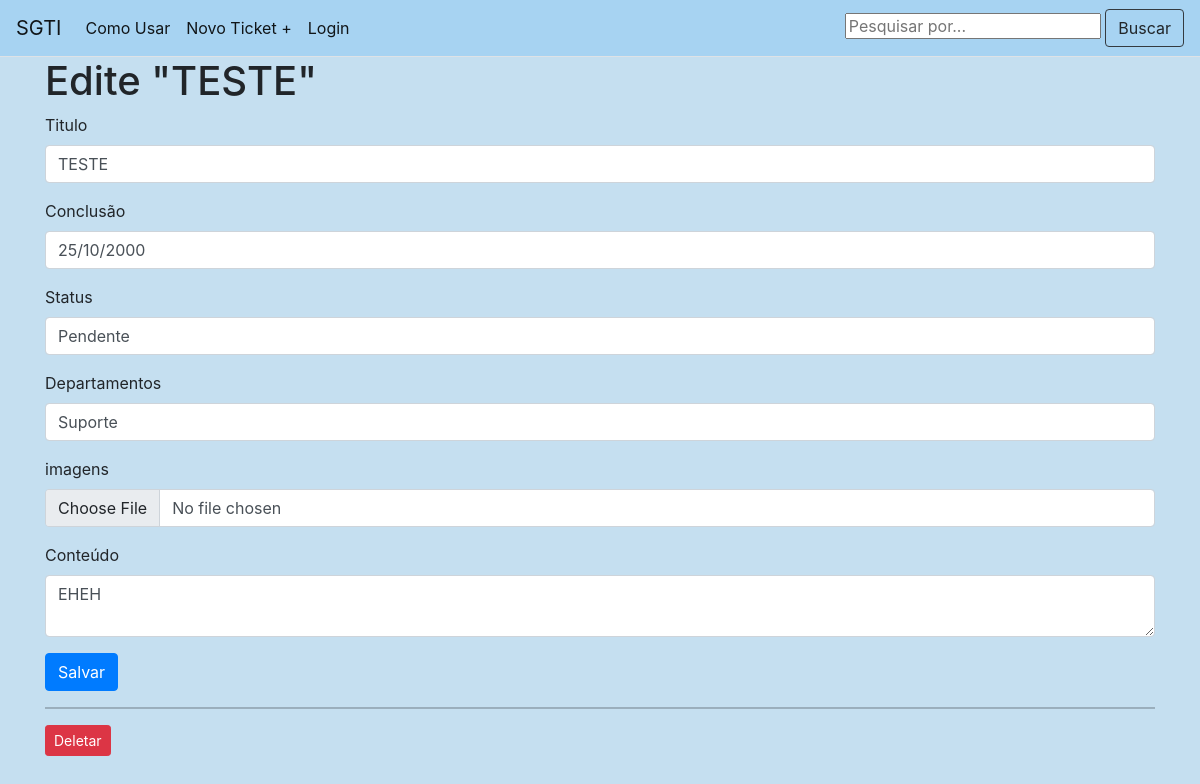
/3/edit, run on an earlier commit of the app's database.
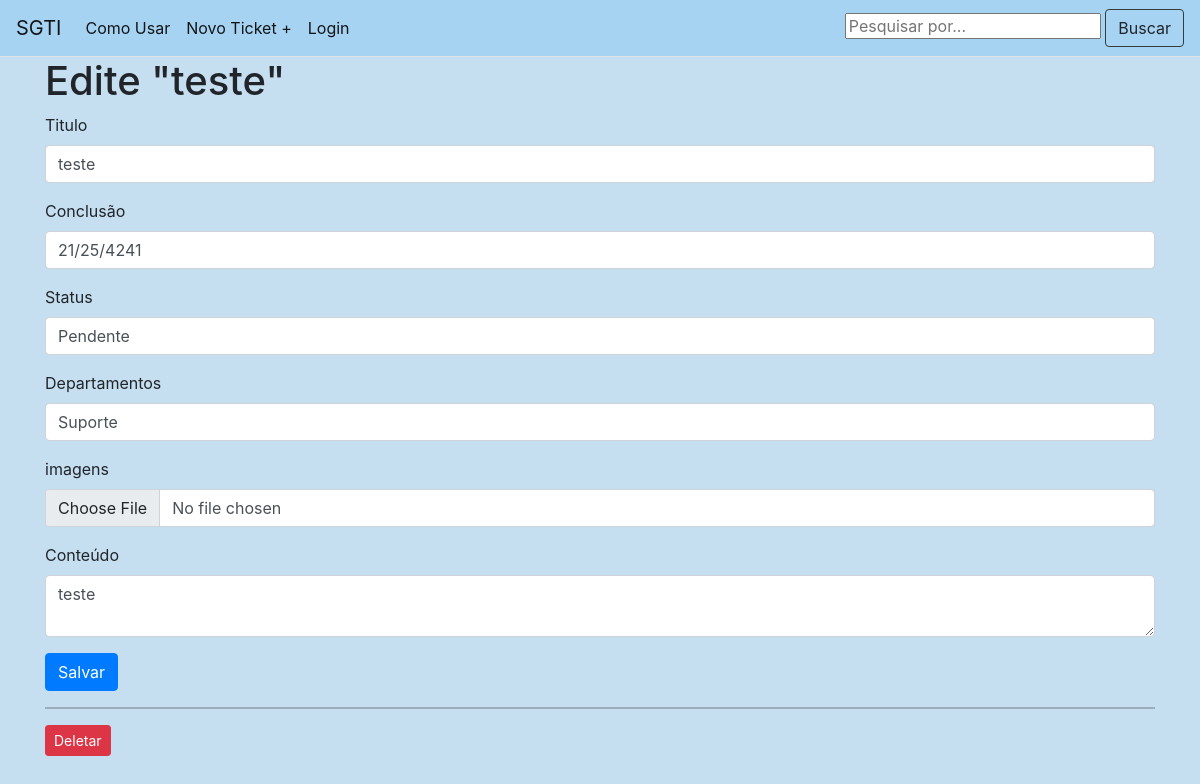
And on a later commit of the database.
### tables this page shows
CREATE TABLE posts (
    id INTEGER PRIMARY KEY AUTOINCREMENT,
    created TIMESTAMP NOT NULL DEFAULT CURRENT_TIMESTAMP,
    title TEXT NOT NULL,
    content TEXT NOT NULL,
    conclusao TEXT NOT NULL,
    departamentos TEXT NOT NULL,
    status TEXT NOT NULL,
    anexos TEXT NOT NULL
);

### app.py (the view, shortened to what this page needs)
@app.route('/<int:id>/edit', methods=('GET', 'POST'))
def edit(id):
    post = get_post(id)
    return render_template('edit.html', post=post)

### app.py (called while the page is built)
def get_db_connection():
    conn = sqlite3.connect('database.db')
    conn.row_factory = sqlite3.Row
    return conn

def get_post(post_id):
    conn = get_db_connection()
    post = conn.execute('SELECT * FROM posts WHERE id = ?',
                        (post_id,)).fetchone()
    conn.close()
    if post is None:
        abort(404)
    return post

### templates/edit.html (shortened to what this page needs)
{% extends 'base.html' %}
{% block content %}
<h1>{% block title %} Edite "{{ post['title'] }}" {% endblock %}</h1>
<form method="post">
    <div class="form-group">
        <label for="title">Titulo</label>
        <input type="text" name="title" placeholder="Post title"
               class="form-control"
               value="{{ request.form['title'] or post['title'] }}">
    </div>
    <div class="form-group">
        <label for="conclusao">Conclusão</label>
        <input class="form-control" type="text" name="conclusao" placeholder="dd/mm/yyyy" onkeyup="
        var v = this.value;
        if (v.match(/^\d{2}$/) !== null) {
            this.value = v + '/';
        } else if (v.match(/^\d{2}\/\d{2}$/) !== null) {
            this.value = v + '/';
        }" maxlength="10"
        value="{{ request.form['title'] or post['conclusao'] }}">
    </div>
    <div class="form-group">
        <label for="status">Status</label><br>
        <select name="status" value="{{ request.form['status'] }}" class="form-control">
            <option value="pendente">Pendente</option>
        </select>
    </div>
    <div class="form-group">
        <label for="departamentos">Departamentos</label><br>
        <select name="departamentos" value="{{ request.form['departamentos'] }}" class="form-control">
            <option value="Suporte">Suporte</option>
        </select>
    </div>
    <div class="form-group">
        <label for="anexos">imagens</label>
        <input type="file" name="anexos" class="form-control" value="{{ request.form['anexos'] }}">
    </div>
    <div class="form-group">
        <label for="content">Conteúdo</label>
        <textarea name="content" placeholder="Post content"
                  class="form-control">{{ request.form['content'] or post['content'] }}</textarea>
    </div>
    <div class="form-group">
        <button type="submit" class="btn btn-primary">Salvar</button>
    </div>
</form>
<hr>
<form action="{{ url_for('delete', id=post['id']) }}" method="POST">
    <input type="submit" value="Deletar"
            class="btn btn-danger btn-sm"
            onclick="return confirm('Você tem certeza que deseja deletar seu Ticket?')">
</form>
{% endblock %}

What changed in the data, as far as the page shows it:
changed posts: title "TESTE" → "teste"; conclusao "25/10/2000" → "21/25/4241"; content "EHEH" → "teste"
